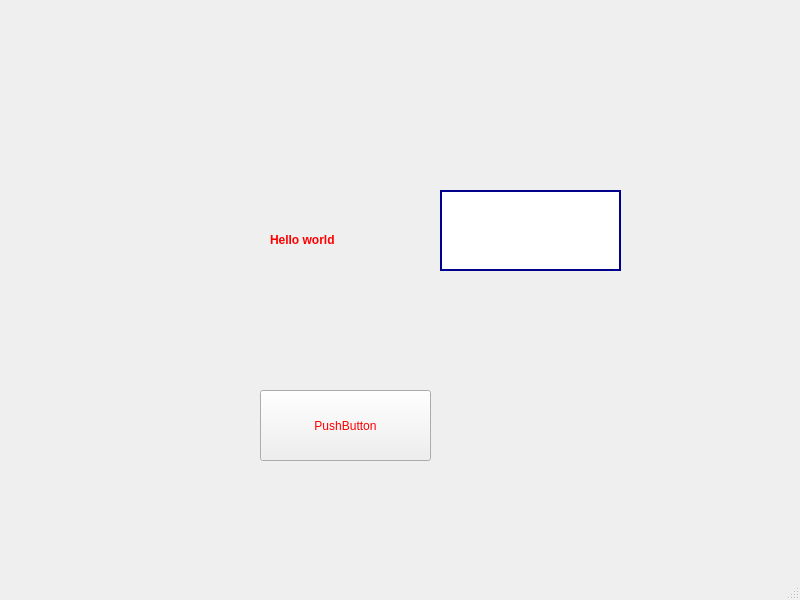
<?xml version="1.0" encoding="UTF-8"?>
<ui version="4.0">
 <class>MainWindow</class>
 <widget class="QMainWindow" name="MainWindow">
  <property name="geometry">
   <rect>
    <x>0</x>
    <y>0</y>
    <width>800</width>
    <height>600</height>
   </rect>
  </property>
  <property name="windowTitle">
   <string>MainWindow</string>
  </property>
  <property name="styleSheet">
   <string notr="true">background-image: url(:/img/img/painted-concrete-background.jpg);</string>
  </property>
  <widget class="QWidget" name="centralwidget">
   <widget class="QLabel" name="label">
    <property name="geometry">
     <rect>
      <x>270</x>
      <y>210</y>
      <width>281</width>
      <height>61</height>
     </rect>
    </property>
    <property name="text">
     <string>&lt;b&gt;&lt;font color=red&gt;Hello world&lt;/font&gt;&lt;/b&gt;</string>
    </property>
   </widget>
   <widget class="QPushButton" name="pushButton">
    <property name="geometry">
     <rect>
      <x>260</x>
      <y>390</y>
      <width>171</width>
      <height>71</height>
     </rect>
    </property>
    <property name="styleSheet">
     <string notr="true">color : red;
font : bold italic large &quot;Times New Roman&quot;;
font-size:12px;</string>
    </property>
    <property name="text">
     <string>PushButton</string>
    </property>
    <property name="checkable">
     <bool>false</bool>
    </property>
   </widget>
   <widget class="QLineEdit" name="lineEdit">
    <property name="geometry">
     <rect>
      <x>440</x>
      <y>190</y>
      <width>181</width>
      <height>81</height>
     </rect>
    </property>
    <property name="styleSheet">
     <string notr="true">border-width : 2px;
border-style : solid;
border-color : darkblue;</string>
    </property>
   </widget>
  </widget>
  <widget class="QMenuBar" name="menubar">
   <property name="geometry">
    <rect>
     <x>0</x>
     <y>0</y>
     <width>800</width>
     <height>22</height>
    </rect>
   </property>
  </widget>
  <widget class="QStatusBar" name="statusbar"/>
 </widget>
 <resources/>
 <connections/>
</ui>
